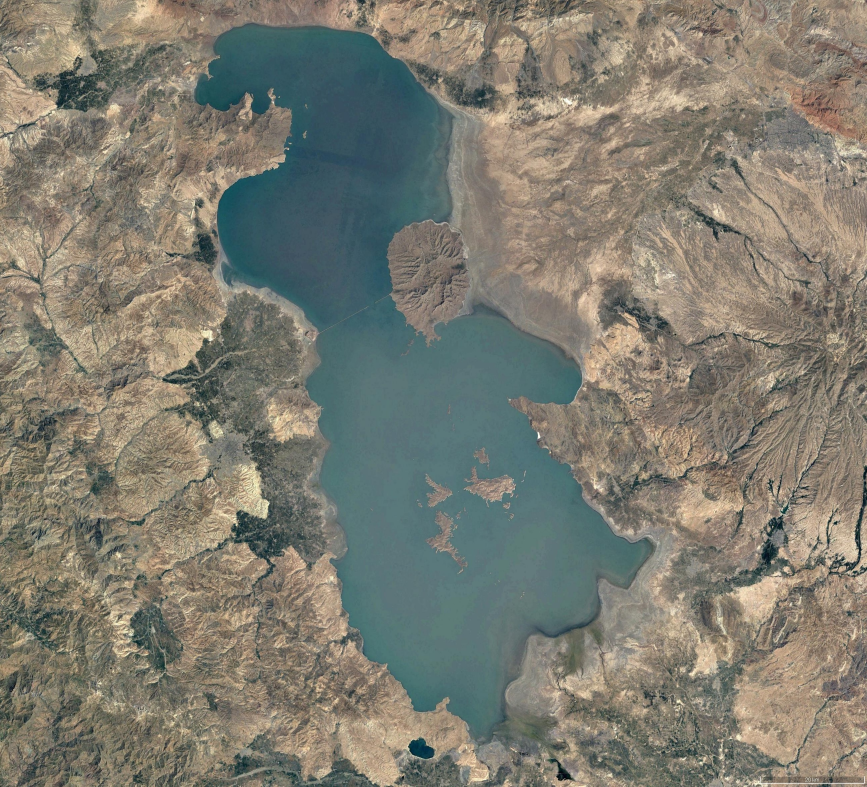
#> input picture Inputs/lake_urmia_2000.jpg, 2600 x 2360 px, found by its file name (shown at 1/3 size)
$ jupyter execute --allow-errors 'check water changes.ipynb'
#> lines starting #> are read from the running program, lines starting #| are printed output that depends on the picture; after the words box and inside, x2 and y2 are one past the last pixel; in counts of white or black regions, pixels touching at a corner belong together; long printed decimals are rounded
[cell 1]
import cv2
import numpy as np
import math
import matplotlib.pyplot as plt
from PIL import Image

Part A:

[cell 2]
mylius_2000_address = "q3_inputs/mylius_erichsen_land_2000.jpg"
mylius_2020_address = "q3_inputs/mylius_erichsen_land_2020.jpg"
mylius_2000 = cv2.imread(mylius_2000_address)
mylius_2020 = cv2.imread(mylius_2020_address)

#> (a cell that did not finish here is left out)

Part B and C:

[cell 4]
def load_image(address):
#> called with address = 'q3_inputs/lake_urmia_2000.jpg'
    image = cv2.imread(address)
#> image is the input picture: shape (2360, 2600, 3); mean B, G, R 112.9, 124.4, 126.2
    image = cv2.cvtColor(image, cv2.COLOR_BGR2RGB)
    image_hsv = cv2.cvtColor(image, cv2.COLOR_RGB2HSV)
#> image_hsv: shape (2360, 2600, 3); mean H, S, V 38, 55.1, 134.1
#> call 2 of load_image, with address = 'q3_inputs/lake_urmia_2018.jpg'
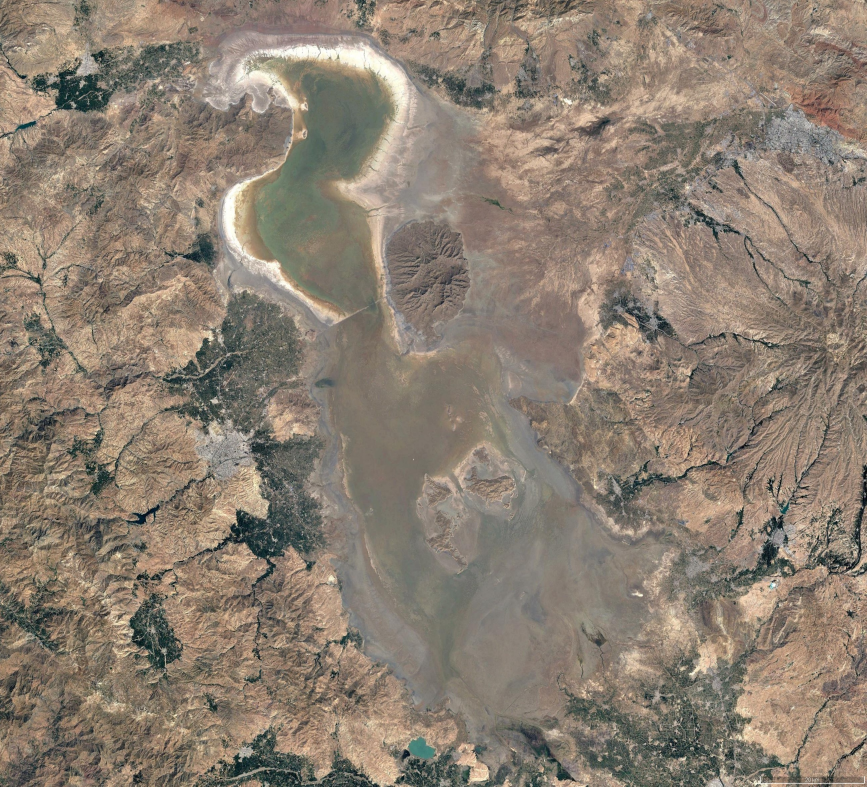
#> input picture Inputs/lake_urmia_2018.jpg, 2600 x 2360 px, found by its file name (shown at 1/3 size)
#> in load_image, image is the input picture: shape (2360, 2600, 3); mean B, G, R 113.6, 127.2, 139.9
#> in load_image (call 2), `image_hsv = cv2.cvtColor(image, cv2.COLOR_RGB2HSV)`: image_hsv: shape (2360, 2600, 3); mean H, S, V 21.2, 49.5, 140.8
#> call 3 of load_image, with address = 'q3_inputs/lake_urmia_2020.jpg'
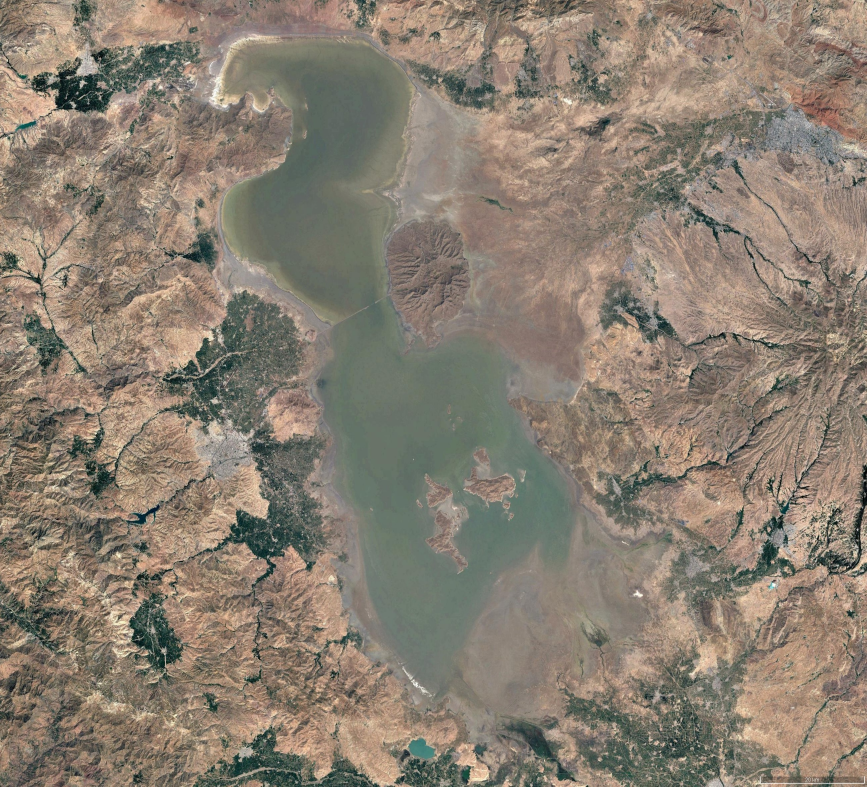
#> input picture Inputs/lake_urmia_2020.jpg, 2600 x 2360 px, found by its file name (shown at 1/3 size)
#> in load_image, image is the input picture: shape (2360, 2600, 3); mean B, G, R 113.5, 127.2, 138.2
#> in load_image (call 3), `image_hsv = cv2.cvtColor(image, cv2.COLOR_RGB2HSV)`: image_hsv: shape (2360, 2600, 3); mean H, S, V 25.5, 49.9, 140.6
    return image_hsv

def select_position(image , low_range , up_range):
#> called with low_range = 80, up_range = 130
    low_range_first = np.array([low_range,10,10])
    up_range_first = np.array([up_range,250,250])
    # Threshold the HSV image to get only blue colors
    mask = cv2.inRange(urmia_2000, low_range_first, up_range_first)
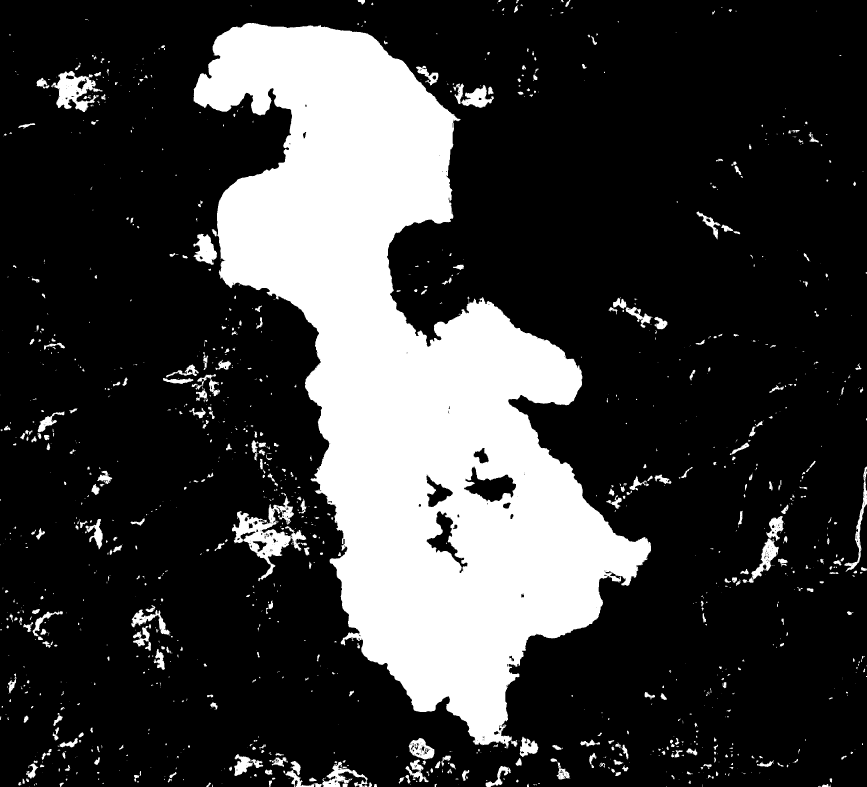
#> mask: shape (2360, 2600) (shown at 1/3 size); 22.9% white; 1400 white regions (808 under 20 px), largest, box (x1, y1, x2, y2) and area: (581, 69, 1953, 2246) 1267111, (696, 1488, 919, 1744) 16287, (154, 213, 308, 336) 8371
    _,output = cv2.threshold(mask, 127, 255, cv2.THRESH_BINARY)
    return output

def save_file(image , filename):
    im = Image.fromarray(image.astype(np.uint8))
    im.save(filename)

def calculate_volume(image ,depth):
#> called with depth = 2.8
    num_pixels = 314
    unit = 20000 #m
    volume_pixel = (unit/num_pixels)**2 # m**2
    count_pixels = 0
    count_pixels = cv2.countNonZero(image)
#> count_pixels = 1404001
    volume = count_pixels * volume_pixel * depth
#> volume = 1.59e+10
    return volume
urmia_2000_address = "q3_inputs/lake_urmia_2000.jpg"
urmia_2018_address = "q3_inputs/lake_urmia_2018.jpg"
urmia_2020_address = "q3_inputs/lake_urmia_2020.jpg"

urmia_2000 = load_image(urmia_2000_address)
urmia_2018 = load_image(urmia_2018_address)
urmia_2020 = load_image(urmia_2020_address)

urmia_2000_binary = select_position(urmia_2000 , 80,130)
save_file(urmia_2000_binary,"urmia_2000_binary.png")

print("voulume in 2000 :")
print(calculate_volume(urmia_2000_binary,2.8))
#| 15948731388.697

urmia_2018_binary = select_position(urmia_2018 , 98,140)
#> call 2 of select_position, with low_range = 98, up_range = 140
#> in select_position (call 2), `mask = cv2.inRange(urmia_2000, low_range_first, up_range_first)`:
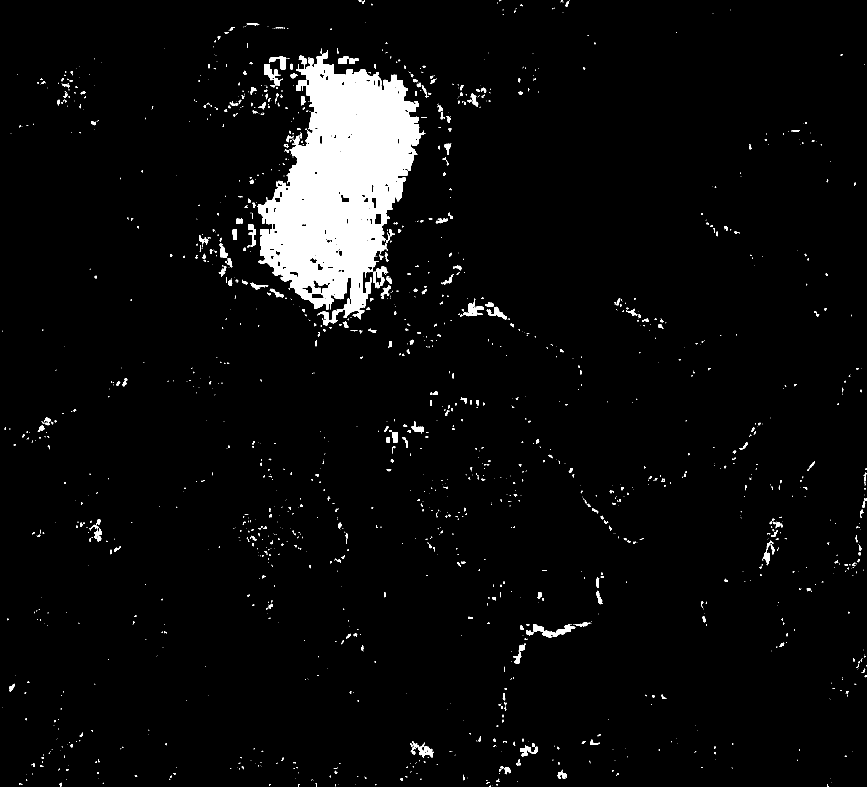
#> mask: shape (2360, 2600) (shown at 1/3 size); 4.4% white; 1847 white regions (1362 under 20 px), largest, box (x1, y1, x2, y2) and area: (772, 150, 1276, 958) 218823, (1599, 1872, 1727, 1914) 1831, (792, 192, 848, 256) 1359
save_file(urmia_2018_binary,"urmia_2018_binary.png")
print("voulume in 2018 :")
print(calculate_volume(urmia_2018_binary,0.6))
#| 651916102.073

urmia_2020_binary = select_position(urmia_2020 , 93,140)
#> call 3 of select_position, with low_range = 93, up_range = 140
#> in select_position (call 3), `mask = cv2.inRange(urmia_2000, low_range_first, up_range_first)`:
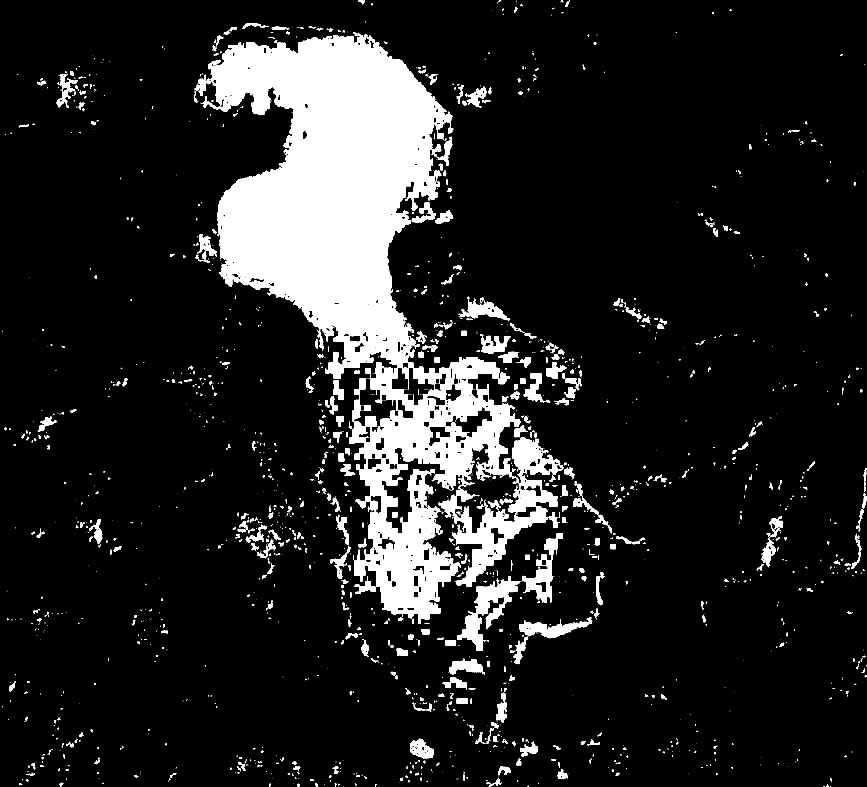
#> mask: shape (2360, 2600) (shown at 1/3 size); 12.8% white; 2254 white regions (1567 under 20 px), largest, box (x1, y1, x2, y2) and area: (608, 97, 1562, 1872) 605768, (1315, 1312, 1690, 1760) 43200, (1372, 1728, 1559, 1952) 12738
save_file(urmia_2020_binary,"urmia_2020_binary.png")
print("voulume in 2020 :")
print(calculate_volume(urmia_2018_binary,0.9))
#| 977874153.110
